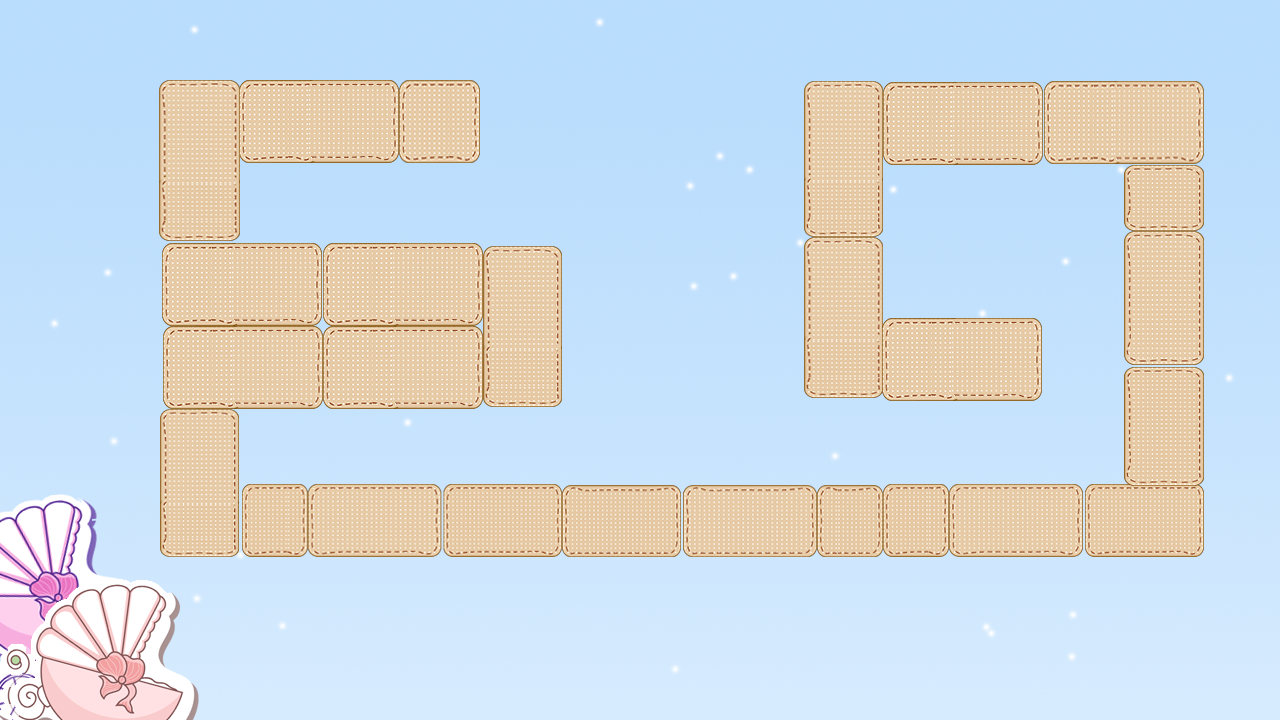

This is a level from a 2D game, rendered from its Tiled map with the project's own tilesets. A one-line summary and the map file follow, with tile-layer data summarised:
An orthogonal 16x9 tile map with 80x80 px tiles, 1 tile layer (块层 1) and 45 objects (enemy, baby, assistant).

<map version="1.0" orientation="orthogonal" width="16" height="9" tilewidth="80" tileheight="80">
 <tileset firstgid="1" name="8" tilewidth="80" tileheight="80">
  <image source="8.png" width="1280" height="720" />
 </tileset>
 <layer name="块层 1" width="16" height="9">
  <data>[144 cells, 144 non-empty, 144 distinct tile ids]</data>
 </layer>
 <objectgroup name="people" width="16" height="9" visible="0">
  <object name="enemy" x="400" y="80" width="80" height="80" />
  <object name="baby" x="1040" y="320" width="80" height="80" />
  <object name="assistant" x="1004" y="344" width="32" height="29" />
 </objectgroup>
 <objectgroup name="barrier" width="16" height="9" visible="0">
  <object x="160" y="80" width="320" />
  <object x="480" y="80" height="80" />
  <object x="240" y="160" width="240" />
  <object x="240" y="160" height="80" />
  <object x="160" y="80" height="480" />
  <object x="240" y="240" width="320" />
  <object x="560" y="240" height="160" />
  <object x="240" y="400" width="320" />
  <object x="240" y="400" height="80" />
  <object x="240" y="480" width="880" />
  <object x="160" y="560" width="1040" />
  <object x="1200" y="80" height="480" />
  <object x="1120" y="160" height="320" />
  <object x="880" y="160" width="240" />
  <object x="880" y="160" height="160" />
  <object x="880" y="320" width="240" />
  <object x="800" y="400" width="320" />
  <object x="800" y="80" height="320" />
  <object x="800" y="80" width="400" />
  <object x="160" y="320" width="320" />
 </objectgroup>
 <objectgroup name="road" width="16" height="9" visible="0">
  <object x="199" y="83" width="281" height="76">
   <properties>
    <property name="direction" value="left" />
   </properties>
  </object>
  <object x="163" y="80" width="77" height="203">
   <properties>
    <property name="direction" value="down" />
   </properties>
  </object>
  <object x="164" y="247" width="359" height="73">
   <properties>
    <property name="direction" value="right" />
   </properties>
  </object>
  <object x="481" y="248" width="77" height="116">
   <properties>
    <property name="direction" value="down" />
   </properties>
  </object>
  <object x="199" y="324" width="359" height="76">
   <properties>
    <property name="direction" value="left" />
   </properties>
  </object>
  <object x="161" y="323" width="77" height="199">
   <properties>
    <property name="direction" value="down" />
   </properties>
  </object>
  <object x="163" y="484" width="999" height="75">
   <properties>
    <property name="direction" value="right" />
   </properties>
  </object>
  <object x="1120" y="120" width="80" height="437">
   <properties>
    <property name="direction" value="up" />
   </properties>
  </object>
  <object x="839" y="84" width="360" height="77">
   <properties>
    <property name="direction" value="left" />
   </properties>
  </object>
  <object x="800" y="79" width="79" height="283">
   <properties>
    <property name="direction" value="down" />
   </properties>
  </object>
  <object x="799" y="321" width="244" height="79">
   <properties>
    <property name="direction" value="right" />
   </properties>
  </object>
 </objectgroup>
 <objectgroup name="tower" width="16" height="9">
  <object x="480" y="159" width="80" height="80">
   <properties>
    <property name="type" value="2,4,5" />
   </properties>
  </object>
  <object x="322" y="408" width="80" height="80">
   <properties>
    <property name="type" value="2,4,5" />
   </properties>
  </object>
  <object x="723" y="314" width="80" height="80">
   <properties>
    <property name="type" value="2,4,5" />
   </properties>
  </object>
  <object x="800" y="400" width="80" height="80">
   <properties>
    <property name="type" value="2,4,5" />
   </properties>
  </object>
  <object x="562" y="316" width="80" height="80">
   <properties>
    <property name="type" value="2,4,5" />
   </properties>
  </object>
  <object x="721" y="158" width="80" height="80">
   <properties>
    <property name="type" value="2,4,5" />
   </properties>
  </object>
  <object x="1040" y="160" width="80" height="80">
   <properties>
    <property name="type" value="2,4,5" />
   </properties>
  </object>
  <object x="80" y="400" width="80" height="80">
   <properties>
    <property name="type" value="2,4,5" />
   </properties>
  </object>
  <object x="80" y="160" width="80" height="80">
   <properties>
    <property name="type" value="2,4,5" />
   </properties>
  </object>
  <object x="880" y="160" width="80" height="80">
   <properties>
    <property name="type" value="2,4,5" />
   </properties>
  </object>
  <object x="400" y="560" width="80" height="80">
   <properties>
    <property name="type" value="2,4,5" />
   </properties>
  </object>
 </objectgroup>
</map>
